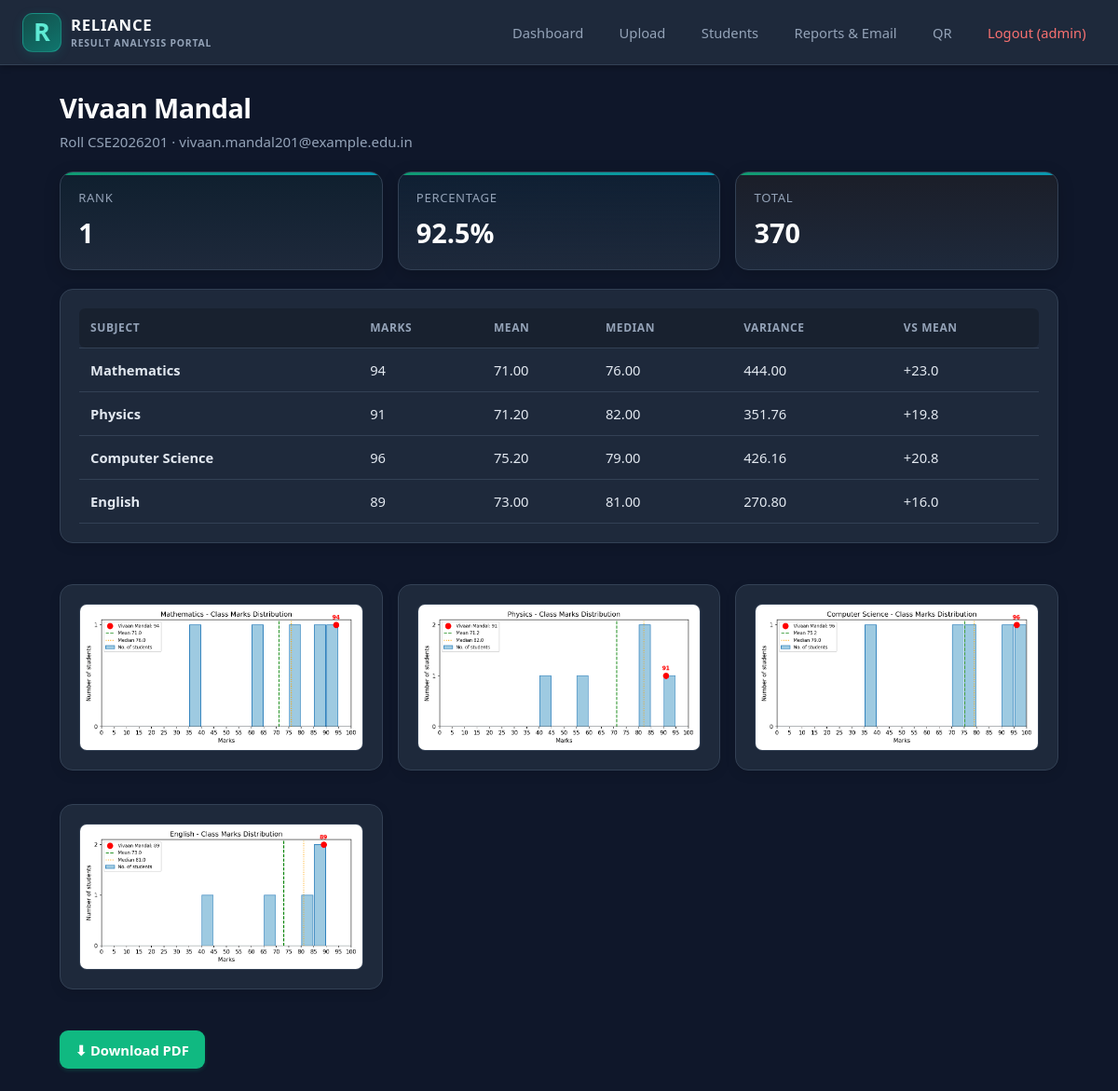
Page /student/CSE2026201 (signed in) on the committed database.
### tables this page shows
CREATE TABLE "results_4" (
"Roll" TEXT,
  "Name" TEXT,
  "Email" TEXT,
  "Mathematics" INTEGER,
  "Physics" INTEGER,
  "Computer Science" INTEGER,
  "English" INTEGER
);

### app.py (the view)
@app.route("/student/<roll>")
@login_required
def student(roll):
    uid, _ = selected_upload()
    df, subs = load()
    if df is None or roll not in set(df["Roll"]):
        return redirect(url_for("students"))
    stats = sra.subject_stats(df, subs)
    row = df[df["Roll"] == roll].iloc[0]
    e = enrich(df, subs).set_index("Roll").loc[roll]
    charts = []
    for s in subs:
        fn = f"{uid}_{safe(roll)}_{safe(s)}.png"
        sra.make_chart(
            df,
            s,
            row[s],
            row["Name"],
            stats[s],
            os.path.join(CHART_DIR, fn)
        )
        charts.append((s, fn))
    table = [
        (s, row[s], stats[s])
        for s in subs
    ]
    return render_template(
        "student.html",
        row=row,
        e=e,
        table=table,
        charts=charts
    )

### app.py (called while the page is built)
def db():
    return sqlite3.connect(DB)

def selected_upload():
    with db() as c:
        latest = c.execute("SELECT MAX(id) FROM uploads").fetchone()[0]
        if latest is None:
            return None, None
        want = session.get("view_upload")
        if want and c.execute("SELECT 1 FROM uploads WHERE id=?", (want,)).fetchone():
            return want, latest
    return latest, latest

def load():
    uid, _ = selected_upload()
    if uid is None:
        return None, []
    try:
        with db() as c:
            df = pd.read_sql(f"SELECT * FROM results_{int(uid)}", c)
    except Exception:
        return None, []
    return df, [x for x in df.columns if x not in IDS]

def safe(t):
    return re.sub(r"[^A-Za-z0-9_-]+", "_", str(t)).strip("_")

def login_required(f):
    @wraps(f)
    def w(*a, **k):
        if "user" not in session:
            return redirect(url_for("login"))
        return f(*a, **k)
    return w

def enrich(df, subs):
    df = df.copy()
    df["Total"] = df[subs].sum(axis=1)
    df["Percent"] = (
        df["Total"] / (len(subs) * sra.MAX_MARKS) * 100
    ).round(2)
    df["Rank"] = (
        df["Total"]
        .rank(method="min", ascending=False)
        .astype(int)
    )
    pass_mark = sra.MAX_MARKS * PASS_PERCENT / 100
    df["Pass"] = (df[subs] >= pass_mark).all(axis=1)
    return df.sort_values("Rank")

@app.context_processor
def inject():
    ctx = {"brand": BRAND, "user": session.get("user"), "viewing_old": False}
    if "user" in session:
        uid, latest = selected_upload()
        if uid and uid != latest:
            with db() as c:
                name, at = c.execute(
                    "SELECT filename, uploaded_at FROM uploads WHERE id=?", (uid,)
                ).fetchone()
            ctx.update(viewing_old=True, old_name=name, old_date=at)
    return ctx

### student_result_analysis.py (called while the page is built)
def subject_stats(df, subjects, ddof=0):
    stats = {}
    for s in subjects:
        col = df[s].dropna()
        stats[s] = {
            "Mean": col.mean(),
            "Median": col.median(),
            "Variance": col.var(ddof=ddof),
            "Std Dev": col.std(ddof=ddof),
            "Highest": col.max(),
            "Lowest": col.min(),
        }
    return stats

### templates/student.html
{% extends "base.html" %}{% block body %}
<h1>{{ row.Name }}</h1><div class="sub">Roll {{ row.Roll }} · {{ row.Email or 'No email id' }}</div>
<div class="grid"><div class="stat c1"><small>Rank</small><h2>{{ e.Rank }}</h2></div><div class="stat c2"><small>Percentage</small><h2>{{ e.Percent }}%</h2></div>
<div class="stat c4"><small>Total</small><h2>{{ e.Total|int }}</h2></div></div>
<div class="card"><table><tr><th>Subject</th><th>Marks</th><th>Mean</th><th>Median</th><th>Variance</th><th>vs Mean</th></tr>
{% for s, m, v in table %}<tr><td><b>{{ s }}</b></td><td>{{ m|int }}</td><td>{{ '%.2f'|format(v['Mean']) }}</td><td>{{ '%.2f'|format(v['Median']) }}</td>
<td>{{ '%.2f'|format(v['Variance']) }}</td><td>{{ '%+.1f'|format(m - v['Mean']) }}</td></tr>{% endfor %}</table></div><br>
<div class="charts">{% for s, f in charts %}<div class="card"><img src="{{ url_for('static', filename='charts/' + f) }}" alt="{{ s }}"></div>{% endfor %}</div><br>
<a class="btn" href="/pdf/{{ row.Roll }}">⬇ Download PDF</a>{% endblock %}

### templates/base.html (shortened to what this page needs)
<!doctype html>
<html lang="en">
<head>
  <link rel="stylesheet" href="{{ url_for('static', filename='style.css') }}">
</head>
<body>
<nav>
  <b class="brand">
    <span class="brand-mark">R</span>
    <span class="brand-copy">
      <strong>RELIANCE</strong>
      <small>RESULT ANALYSIS PORTAL</small>
    </span>
  </b>
  {% if user %}
    <a href="/">Dashboard</a>
    <a href="/upload">Upload</a>
    <a href="/students">Students</a>
    <a href="/reports">Reports &amp; Email</a>
    <a href="/share">QR</a>
    <a href="/logout" style="color: var(--fail-text)">
      Logout ({{ user }})
    </a>
  {% endif %}
</nav>
<main>
  {% block body %}{% endblock %}
</main>
</body>
</html>

### static/style.css (style rules this page uses)
:root { --p: #14b8a6; --k: #0d9488; --o: #f59e0b; --g: #10b981; --bg: #0f172a; --tx: #f1f5f9; --card: #1e293b; --nav: #1e293b; --border: #334155; --muted: #94a3b8; --table-head: #172235; --shadow: 0 5px 18px rgba(0, 0, 0, 0.18); }
* { box-sizing: border-box; }
html { scroll-behavior: smooth; }
body { margin: 0; min-height: 100vh; font-family: Inter, system-ui, Segoe UI, Roboto, sans-serif; background: var(--bg); color: var(--tx); line-height: 1.6; }
nav { background: var(--nav); color: #fff; padding: 14px 24px; display: flex; gap: 8px; align-items: center; flex-wrap: wrap; border-bottom: 1px solid var(--border); box-shadow: var(--shadow); }
nav b { font-size: 1.1rem; margin-right: auto; font-weight: 750; display: flex; align-items: center; gap: 10px; }
nav a { color: #cbd5e1; text-decoration: none; padding: 8px 14px; border-radius: 8px; font-weight: 500; transition: all 0.25s ease; }
main { max-width: 1200px; margin: 30px auto; padding: 0 20px; }
h1 { margin: 0 0 5px; font-size: 2rem; font-weight: 750; color: #f8fafc; }
h2, h3, h4 { color: #f1f5f9; }
.sub { color: var(--muted); margin-bottom: 22px; }
.grid { display: grid; grid-template-columns: repeat( auto-fit, minmax(200px, 1fr) ); gap: 18px; margin-bottom: 24px; }
.card { background: var(--card); border: 1px solid var(--border); border-radius: 16px; padding: 22px; box-shadow: var(--shadow); overflow-x: auto; transition: transform 0.25s ease, box-shadow 0.25s ease; }
.stat { background: linear-gradient( 145deg, #17283a, #1e293b ); color: #fff; border: 1px solid var(--border); border-top: 4px solid var(--p); border-radius: 16px; padding: 20px; box-shadow: var(--shadow); transition: transform 0.25s ease, border-color 0.25s ease; }
.stat small { color: var(--muted); opacity: 1; text-transform: uppercase; letter-spacing: 0.7px; font-size: 0.78rem; }
.stat h2 { margin: 8px 0 0; font-size: 1.9rem; color: #fff; font-weight: 750; }
.c1 { border-top-color: #14b8a6; }
.c2 { border-top-color: #06b6d4; }
.c4 { border-top-color: #10b981; }
table { width: 100%; border-collapse: collapse; min-width: 600px; }
th { text-align: left; background: var(--table-head); color: #94a3b8; padding: 13px; font-size: 0.82rem; text-transform: uppercase; letter-spacing: 0.5px; }
td { padding: 13px; border-bottom: 1px solid var(--border); color: #e2e8f0; }
th:first-child { border-radius: 6px 0 0 6px; }
th:last-child { border-radius: 0 6px 6px 0; }
.btn { background: linear-gradient( 90deg, #0d9488, #14b8a6 ); color: #fff; border: 0; padding: 11px 22px; border-radius: 9px; font-weight: 650; cursor: pointer; text-decoration: none; display: inline-block; transition: all 0.25s ease; }
.charts { display: grid; grid-template-columns: repeat( auto-fit, minmax(min(100%, 360px), 1fr) ); gap: 18px; }
.charts img { width: 100%; border-radius: 12px; border: 1px solid var(--border); }

### rows in the picture
results_4: Name "Vivaan Mandal", Roll "CSE2026201", Email "vivaan.mandal201@example.edu.in"

### other values in the picture
{{ user }} "admin"
{{ e.Rank }} "1"
{{ e.Percent }} "92.5"
{{ e.Total|int }} "370"
{{ s }} "Mathematics" "Physics" "Computer Science" "English"
{{ m|int }} "94" "91" "96" "89"
{{ '%.2f'|format(v['Mean']) }} "71.00" "71.20" "75.20" "73.00"
{{ '%.2f'|format(v['Median']) }} "76.00" "82.00" "79.00" "81.00"
{{ '%.2f'|format(v['Variance']) }} "444.00" "351.76" "426.16" "270.80"
{{ '%+.1f'|format(m - v['Mean']) }} "+23.0" "+19.8" "+20.8" "+16.0"
